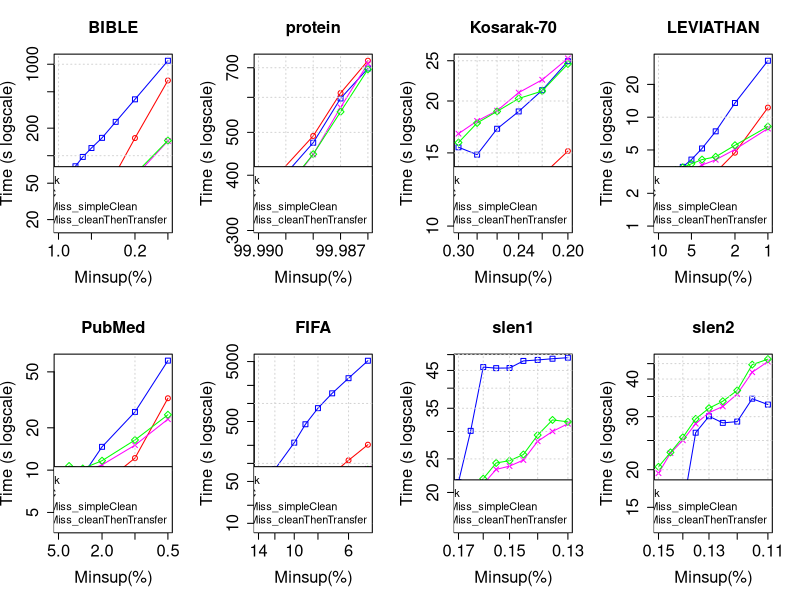

R code for this plot:
tiff("MmEsLpMiss_CleanBeforeLocal.png", width=18, height=9, units='in', res=120)
par(mfrow=c(2,4), cex.lab=1.5, cex.axis=1.5, cex.main=1.5, cex.sub=1.5)

#BIBLE
#DATA
x <- c(0.01, 0.009, 0.008, 0.007, 0.006, 0.005, 0.004, 0.003, 0.002, 0.001)*100

zero <- c(52796, 54313, 65238, 76671, 96842, 121262, 156699, 234465, 413217, 1092148)/1000
one <- c(18850, 18071, 17611, 19872, 23860, 33086, 44031, 64446, 155871, 664830)/1000
two <- c(28351, 20613, 21988, 21630, 25407, 28760, 34332, 42121, 59129, 144700)/1000
three <- c(26555, 21638, 21920, 23982, 25759, 30153, 34436, 44334, 63001, 146520)/1000

#PLOT
plot(x, zero, log = "xy", type="o", pch=0, xlab="Minsup(%)",ylab="Time (s logscale)", col="blue", xlim = rev(range(x)), ylim=c(17, 1092))
lines(x, one, col="red", type="o", pch=1)
lines(x, two, col="magenta", type="o", pch=4)
lines(x, three, col="green", type="o", pch=5)
title(main="BIBLE", cex.lab=1.5, cex.axis=1.5, cex.main=1.5, cex.sub=1.5)
grid()
legend("bottomright", legend=c("BaseSpark", "BasePPIC", "MmEsLpMiss_simpleClean", "MmEsLpMiss_cleanThenTransfer"), lty=c(1,1),lwd=c(2,2), col=c("blue", "red", "magenta", "green"), cex = 1)

#protein
#DATA
x <- c(0.9999, 0.99988, 0.99987, 0.99986)*100

zero <- c(343017, 473810, 596472, 697465)/1000
one <- c(359711, 490719, 613541, 726131)/1000
two <- c(307324, 445807, 569527, 715469)/1000
three <- c(313665, 446323, 556453, 694012)/1000

#PLOT
plot(x, zero, log = "xy", type="o", pch=0, xlab="Minsup(%)",ylab="Time (s logscale)", col="blue", xlim = rev(range(x)), ylim=c(307, 726))
lines(x, one, col="red", type="o", pch=1)
lines(x, two, col="magenta", type="o", pch=4)
lines(x, three, col="green", type="o", pch=5)
title(main="protein", cex.lab=1.5, cex.axis=1.5, cex.main=1.5, cex.sub=1.5)
grid()
legend("bottomright", legend=c("BaseSpark", "BasePPIC", "MmEsLpMiss_simpleClean", "MmEsLpMiss_cleanThenTransfer"), lty=c(1,1),lwd=c(2,2), col=c("blue", "red", "magenta", "green"), cex = 1)

#Kosarak-70
#DATA
x <- c(0.003, 0.0028, 0.0026, 0.0024, 0.0022, 0.002)*100

zero <- c(15474, 14856, 17149, 18875, 21231, 24935)/1000
one <- c(10592, 10615, 11709, 12472, 13241, 15153)/1000
two <- c(16688, 17908, 18961, 20953, 22498, 25327)/1000
three <- c(15886, 17709, 18883, 20282, 21138, 24560)/1000

#PLOT
plot(x, zero, log = "xy", type="o", pch=0, xlab="Minsup(%)",ylab="Time (s logscale)", col="blue", xlim = rev(range(x)), ylim=c(10, 25))
lines(x, one, col="red", type="o", pch=1)
lines(x, two, col="magenta", type="o", pch=4)
lines(x, three, col="green", type="o", pch=5)
title(main="Kosarak-70", cex.lab=1.5, cex.axis=1.5, cex.main=1.5, cex.sub=1.5)
grid()
legend("bottomright", legend=c("BaseSpark", "BasePPIC", "MmEsLpMiss_simpleClean", "MmEsLpMiss_cleanThenTransfer"), lty=c(1,1),lwd=c(2,2), col=c("blue", "red", "magenta", "green"), cex = 1)

#LEVIATHAN
#DATA
x <- c(0.1, 0.09, 0.08, 0.07, 0.06, 0.05, 0.04, 0.03, 0.02, 0.01)*100

zero <- c(2295, 2312, 2516, 3105, 3496, 4080, 5163, 7414, 13505, 33000)/1000
one <- c(1729, 1793, 1857, 1919, 2077, 2306, 2672, 3117, 4718, 12253)/1000
two <- c(2746, 2609, 2725, 2889, 3212, 3208, 3636, 4063, 5061, 7866)/1000
three <- c(2947, 3110, 3124, 3251, 3461, 3733, 4081, 4329, 5527, 8213)/1000

#PLOT
plot(x, zero, log = "xy", type="o", pch=0, xlab="Minsup(%)",ylab="Time (s logscale)", col="blue", xlim = rev(range(x)), ylim=c(1, 33))
lines(x, one, col="red", type="o", pch=1)
lines(x, two, col="magenta", type="o", pch=4)
lines(x, three, col="green", type="o", pch=5)
title(main="LEVIATHAN", cex.lab=1.5, cex.axis=1.5, cex.main=1.5, cex.sub=1.5)
grid()
legend("bottomright", legend=c("BaseSpark", "BasePPIC", "MmEsLpMiss_simpleClean", "MmEsLpMiss_cleanThenTransfer"), lty=c(1,1),lwd=c(2,2), col=c("blue", "red", "magenta", "green"), cex = 1)

#PubMed
#DATA
x <- c(0.05, 0.04, 0.03, 0.02, 0.01, 0.005)*100

zero <- c(6549, 7547, 9177, 14644, 25945, 60113)/1000
one <- c(4767, 5261, 6040, 7894, 12184, 32451)/1000
two <- c(8387, 8745, 9591, 10901, 15052, 23029)/1000
three <- c(9212, 10699, 10272, 11668, 16387, 24768)/1000

#PLOT
plot(x, zero, log = "xy", type="o", pch=0, xlab="Minsup(%)",ylab="Time (s logscale)", col="blue", xlim = rev(range(x)), ylim=c(4, 60))
lines(x, one, col="red", type="o", pch=1)
lines(x, two, col="magenta", type="o", pch=4)
lines(x, three, col="green", type="o", pch=5)
title(main="PubMed", cex.lab=1.5, cex.axis=1.5, cex.main=1.5, cex.sub=1.5)
grid()
legend("bottomright", legend=c("BaseSpark", "BasePPIC", "MmEsLpMiss_simpleClean", "MmEsLpMiss_cleanThenTransfer"), lty=c(1,1),lwd=c(2,2), col=c("blue", "red", "magenta", "green"), cex = 1)

#FIFA
#DATA
x <- c(0.14, 0.12, 0.1, 0.09, 0.08, 0.07, 0.06, 0.05)*100

zero <- c(34465, 79626, 221550, 449631, 834468, 1476503, 2639619, 5160952)/1000
one <- c(9423, 13932, 21048, 31249, 43581, 66511, 112528, 204980)/1000
two <- c(21749, 23663, 28585, 31912, 36089, 41339, 51483, 81367)/1000
three <- c(21487, 23352, 27675, 30099, 34273, 39596, 50538, 78498)/1000

#PLOT
plot(x, zero, log = "xy", type="o", pch=0, xlab="Minsup(%)",ylab="Time (s logscale)", col="blue", xlim = rev(range(x)), ylim=c(9, 5160))
lines(x, one, col="red", type="o", pch=1)
lines(x, two, col="magenta", type="o", pch=4)
lines(x, three, col="green", type="o", pch=5)
title(main="FIFA", cex.lab=1.5, cex.axis=1.5, cex.main=1.5, cex.sub=1.5)
grid()
legend("bottomright", legend=c("BaseSpark", "BasePPIC", "MmEsLpMiss_simpleClean", "MmEsLpMiss_cleanThenTransfer"), lty=c(1,1),lwd=c(2,2), col=c("blue", "red", "magenta", "green"), cex = 1)

#slen1
#DATA
x <- c(0.0017, 0.00165, 0.0016, 0.00155, 0.0015, 0.00145, 0.0014, 0.00135, 0.0013)*100

zero <- c(21433, 30124, 46018, 45696, 45741, 47937, 48250, 48646, 48981)/1000
two <- c(16109, 19190, 21142, 23318, 23831, 24810, 28111, 30013, 31588)/1000
three <- c(16570, 19902, 21919, 24334, 24709, 25738, 29292, 32392, 31989)/1000

#PLOT
plot(x, zero, log = "xy", type="o", pch=0, xlab="Minsup(%)",ylab="Time (s logscale)", col="blue", xlim = rev(range(x)), ylim=c(16, 48))
lines(x, two, col="magenta", type="o", pch=4)
lines(x, three, col="green", type="o", pch=5)
title(main="slen1", cex.lab=1.5, cex.axis=1.5, cex.main=1.5, cex.sub=1.5)
grid()
legend("bottomright", legend=c("BaseSpark", "MmEsLpMiss_simpleClean", "MmEsLpMiss_cleanThenTransfer"), lty=c(1,1),lwd=c(2,2), col=c("blue", "magenta", "green"), cex = 1)

#slen2
#DATA
x <- c(0.0015, 0.00145, 0.0014, 0.00135, 0.0013, 0.00125, 0.0012, 0.00115, 0.0011)*100

zero <- c(13258, 14335, 14949, 26537, 30083, 28606, 28885, 34413, 32900)/1000
two <- c(19480, 22694, 25047, 28425, 30926, 32442, 35665, 42130, 45709)/1000
three <- c(20445, 22825, 25604, 29482, 32010, 33751, 36669, 44653, 46566)/1000

#PLOT
plot(x, zero, log = "xy", type="o", pch=0, xlab="Minsup(%)",ylab="Time (s logscale)", col="blue", xlim = rev(range(x)), ylim=c(13, 46))
lines(x, two, col="magenta", type="o", pch=4)
lines(x, three, col="green", type="o", pch=5)
title(main="slen2", cex.lab=1.5, cex.axis=1.5, cex.main=1.5, cex.sub=1.5)
grid()
legend("bottomright", legend=c("BaseSpark", "MmEsLpMiss_simpleClean", "MmEsLpMiss_cleanThenTransfer"), lty=c(1,1),lwd=c(2,2), col=c("blue", "magenta", "green"), cex = 1)

dev.off()
